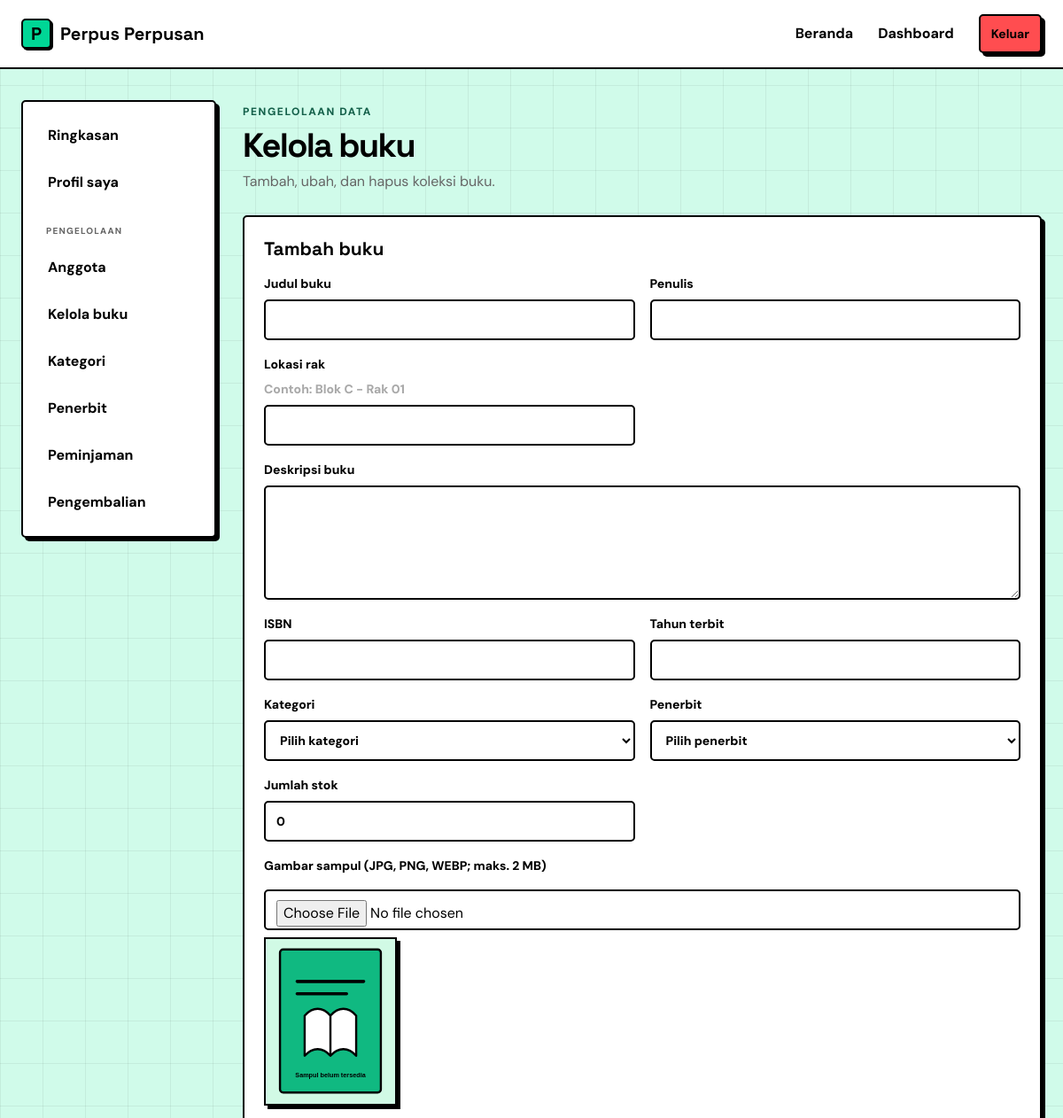
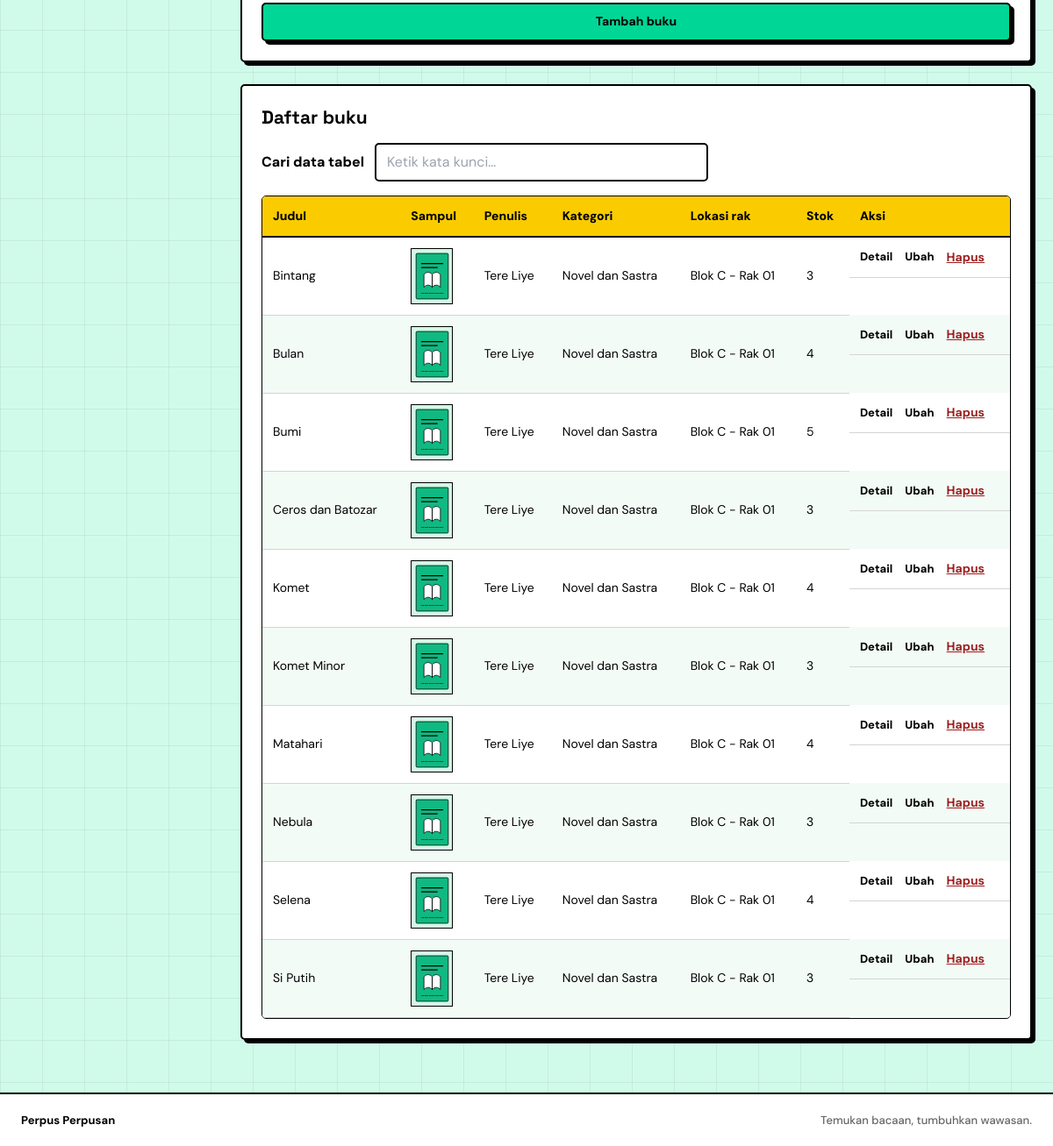
Page /frontend/buku.php (signed in) on the committed database (2 pictures, top to bottom).
### tables this page shows
CREATE TABLE buku (
    id_buku INT UNSIGNED AUTO_INCREMENT PRIMARY KEY,
    judul VARCHAR(150) NOT NULL,
    penulis VARCHAR(100) NOT NULL,
    deskripsi TEXT NULL,
    gambar VARCHAR(255) NULL,
    rak VARCHAR(50) NULL,
    isbn VARCHAR(20) NOT NULL UNIQUE,
    tahun_terbit YEAR NOT NULL,
    id_kategori INT UNSIGNED NOT NULL,
    id_penerbit INT UNSIGNED NOT NULL,
    stok INT UNSIGNED DEFAULT 0,

    FOREIGN KEY (id_kategori) REFERENCES kategori(id_kategori),
    FOREIGN KEY (id_penerbit) REFERENCES penerbit(id_penerbit)
);

CREATE TABLE kategori (
    id_kategori INT UNSIGNED AUTO_INCREMENT PRIMARY KEY,
    nama_kategori VARCHAR(80) NOT NULL UNIQUE,
    deskripsi TEXT NULL
);

### frontend/bootstrap.php (called while the page is built, shortened)
<?php
require_once __DIR__ . '/../backend/controllers/AuthController.php';
require_once __DIR__ . '/../backend/controllers/BukuController.php';
function e(mixed $value): string
{
    return htmlspecialchars((string) $value, ENT_QUOTES, 'UTF-8');
}
function book_image_url(?string $path): string
{
    if (!$path || !preg_match('#^uploads/buku/[a-f0-9]{32}\.(jpg|png|webp)$#', $path)) {
        return 'assets/img/book-placeholder.svg';
    }
    return '../' . ltrim($path, '/');
}

### backend/controllers/BukuController.php (called while the page is built, shortened)
<?php
require_once __DIR__ . '/../models/Buku.php';
class BukuController
{
    private Buku $model;
    public function __construct(PDO $db)
    {
        $this->model = new Buku($db);
    }
    public function index(string $search = ''): array
    {
        return $this->model->getAll(trim($search));
    }
}

### backend/models/Buku.php (called while the page is built, shortened)
<?php
class Buku
{
    public function getAll(string $search = ''): array
    {
        $sql = 'SELECT b.*, k.nama_kategori, p.nama_penerbit
                FROM buku b
                JOIN kategori k ON k.id_kategori = b.id_kategori
                JOIN penerbit p ON p.id_penerbit = b.id_penerbit';
        $parameters = [];
        $sql .= ' ORDER BY b.judul';
        $query = $this->db->prepare($sql);
        $query->execute($parameters);
        return $query->fetchAll();
    }
}

### frontend/buku.php (the view, shortened to what this page needs)
<?php
require_once __DIR__ . '/bootstrap.php';
$buku = new BukuController($db);
$bukuDiedit = isset($_GET['edit'])
    ? $buku->show((int) $_GET['edit'])
    : false;
$daftarBuku = $buku->index();
require __DIR__ . '/components/header.php';
require __DIR__ . '/components/navbar.php';
?>
<main class="app-layout wrap">
    <?php require __DIR__ . '/components/sidebar.php'; ?>
    <section class="page-content">
        <div class="page-heading">
            <div>
                <span class="eyebrow">PENGELOLAAN DATA</span>
                <h1>Kelola buku</h1>
                <p class="muted">Tambah, ubah, dan hapus koleksi buku.</p>
            </div>
        </div>
        <section class="panel">
            <h2><?= $bukuDiedit ? 'Ubah buku' : 'Tambah buku' ?></h2>
            <form method="post" enctype="multipart/form-data" class="form-stack form-grid compact-form" >
                <label>Judul buku
                    <input name="judul" maxlength="150" required value="<?= e($bukuDiedit['judul'] ?? '') ?>">
                </label>
                <label>Penulis
                    <input name="penulis" maxlength="100" required value="<?= e($bukuDiedit['penulis'] ?? '') ?>">
                </label>
                <label>Lokasi rak
                    <p style="color: darkgrey;">Contoh: Blok C - Rak 01</p>
                    <input
                        name="rak"
                        maxlength="50"
                        required
                        value="<?= e($bukuDiedit['rak'] ?? '') ?>"
                    >
                </label>
                <label class="span-two">Deskripsi buku
                    <textarea name="deskripsi" rows="5" maxlength="10000"><?= e($bukuDiedit['deskripsi'] ?? '') ?></textarea>
                </label>
                <label>ISBN
                    <input name="isbn" maxlength="20" required value="<?= e($bukuDiedit['isbn'] ?? '') ?>">
                </label>
                <label>Tahun terbit
                    <input type="number" name="tahun_terbit" min="1901" max="2155" required value="<?= e($bukuDiedit['tahun_terbit'] ?? '') ?>">
                </label>
                <label>Kategori
                    <select name="id_kategori" required>
                        <option value="">Pilih kategori</option>
                    </select>
                </label>
                <label>Penerbit
                    <select name="id_penerbit" required>
                        <option value="">Pilih penerbit</option>
                    </select>
                </label>
                <label>Jumlah stok
                    <input type="number" name="stok" min="0" required value="<?= e($bukuDiedit['stok'] ?? 0) ?>">
                </label>
                <div class="span-two image-upload-field">
                    <label for="gambar">Gambar sampul (JPG, PNG, WEBP; maks. 2 MB)</label>
                    <input
                        id="gambar"
                        type="file"
                        name="gambar"
                        accept=".jpg,.jpeg,.png,.webp,image/jpeg,image/png,image/webp"
                        data-image-preview="preview-sampul"
                    >
                    <img
                        id="preview-sampul"
                        class="book-edit-preview"
                        src="<?= e(book_image_url($bukuDiedit['gambar'] ?? null)) ?>"
                        alt="Preview sampul buku"
                        data-image-fallback="assets/img/book-placeholder.svg"
                    >
                </div>
                <button class="button button-small span-two" type="submit">
                    <?= $bukuDiedit ? 'Simpan perubahan' : 'Tambah buku' ?>
                </button>
            </form>
        </section>
        <section class="panel table-panel">
            <h2>Daftar buku</h2>
            <div class="table-scroll">
                <table>
                    <thead>
                        <tr>
                            <th>Judul</th>
                            <th>Sampul</th>
                            <th>Penulis</th>
                            <th>Kategori</th>
                            <th>Lokasi rak</th>
                            <th>Stok</th>
                            <th>Aksi</th>
                        </tr>
                    </thead>
                    <tbody>
                        <?php foreach ($daftarBuku as $item): ?>
                            <tr>
                                <td><?= e($item['judul']) ?></td>
                                <td>
                                    <img
                                        class="book-table-thumbnail"
                                        src="<?= e(book_image_url($item['gambar'] ?? null)) ?>"
                                        alt="Sampul <?= e($item['judul']) ?>"
                                        data-image-fallback="assets/img/book-placeholder.svg"
                                    >
                                </td>
                                <td><?= e($item['penulis']) ?></td>
                                <td><?= e($item['nama_kategori']) ?></td>
                                <td><?= e($item['rak']) ?></td>
                                <td><?= e($item['stok']) ?></td>
                                <td class="actions">
                                    <a class="text-link" href="detail_buku.php?id=<?= e($item['id_buku']) ?>">Detail</a>
                                    <a class="text-link" href="?edit=<?= e($item['id_buku']) ?>">Ubah</a>
                                    <form method="post" class="data-confirm" data-confirm="Hapus buku ini?" data-confirm-title="Hapus buku?" data-confirm-action="Hapus" data-confirm-variant="danger">
                                        <button class="link-button" type="submit">Hapus</button>
                                    </form>
                                </td>
                            </tr>
                        <?php endforeach; ?>
                    </tbody>
                </table>
            </div>
        </section>
    </section>
</main>
<?php require __DIR__ . '/components/footer.php'; ?>

### frontend/assets/css/style.css (style rules this page uses)
:root { --background: hsl(156, 84%, 90%); --secondary-background: #FFFFFF; --foreground: #000000; --main-foreground: #000000; --main: hsl(162, 100%, 42%); --border: #000000; --ring: #000000; --overlay: rgba(0, 0, 0, 0.8); --chart-1: #00D696; --chart-2: #7A83FF; --chart-3: #FACC00; --chart-4: #FF4D50; --chart-5: #0099FF; --paper: var(--background); --ink: var(--foreground); --yellow: var(--main); --blue: var(--chart-5); --red: var(--chart-4); --green: var(--chart-1); --line: 2px solid var(--border); --hard-shadow: 4px 4px 0px var(--border); --radius: 5px; }
* { box-sizing: border-box }
html { min-width: 320px }
body { margin: 0; min-height: 100vh; display: flex; flex-direction: column; background-color: var(--background); background-image: linear-gradient(rgba(0, 0, 0, 0.06) 1px, transparent 1px), linear-gradient(90deg, rgba(0, 0, 0, 0.06) 1px, transparent 1px); background-size: 48px 48px; background-attachment: fixed; color: var(--foreground); font-family: 'DM Sans', Arial, sans-serif; font-size: 16px; line-height: 1.5; }
body > main { flex: 1 0 auto; }
a { color: inherit; text-decoration: none }
button, input { font: inherit }
.wrap { width: min(1160px, calc(100% - 48px)); margin-inline: auto }
.button { display: inline-flex; align-items: center; justify-content: center; padding: 10px 18px; background: var(--main); color: var(--main-foreground); border: var(--line); border-radius: var(--radius); box-shadow: var(--hard-shadow); font-weight: 700; cursor: pointer; transition: all 0.15s ease; }
.button-small { min-height: 38px; padding: 7px 12px; font-size: 14px }
.eyebrow { display: inline-block; font-size: 12px; font-weight: 800; letter-spacing: .13em }
.hero-copy h1, .page-heading h1, .auth-card h1 { font: 700 clamp(38px, 5vw, 64px)/1.04 'Space Grotesk', sans-serif; letter-spacing: -.045em; margin: 16px 0 }
.muted, .auth-card .muted { color: #666; margin: 0 0 23px }
.form-stack { display: grid; gap: 17px }
.form-stack label { display: grid; gap: 7px; font-size: 14px; font-weight: 800 }
.form-stack input { width: 100%; height: 46px; padding: 10px 12px; border: 2px solid var(--ink); background: var(--paper); outline: none }
.form-grid { grid-template-columns: 1fr 1fr }
.span-two { grid-column: 1/-1 }
.app-layout { display: grid; grid-template-columns: 220px 1fr; gap: 30px; padding-top: 35px; padding-bottom: 60px; min-height: calc(100vh - 150px) }
.page-content { min-width: 0 }
.page-heading { display: flex; justify-content: space-between; align-items: center; gap: 20px; margin-bottom: 26px }
.page-heading h1 { font-size: 38px; margin: 8px 0 }
.page-heading .muted { margin: 0 }
.panel { margin-top: 25px; padding: 22px; border: 2px solid var(--ink); background: #fff; box-shadow: 4px 4px 0 var(--ink) }
.panel h2, .panel-heading h2 { font: 700 21px 'Space Grotesk', sans-serif; margin: 0 }
.table-scroll { overflow-x: auto }
table { width: 100%; border-collapse: collapse; text-align: left; font-size: 14px }
th, td { padding: 12px 11px; border-bottom: 1px solid #d4d4d4; white-space: nowrap }
th { background: var(--yellow); font-weight: 800 }
.catalog-search label, .image-upload-field > label { display: block; margin-bottom: 8px; font-weight: 800; }
.catalog-search input, .compact-form textarea, .image-upload-field input[type="file"] { width: 100%; padding: 10px 12px; border: 2px solid var(--border); border-radius: var(--radius); background: var(--secondary-background); }
.image-upload-field { display: grid; gap: 8px; }
.book-edit-preview { width: 150px; height: 190px; object-fit: cover; border: 2px solid var(--border); box-shadow: var(--hard-shadow); background: var(--background); }
.book-table-thumbnail { width: 48px; height: 64px; object-fit: cover; border: 1px solid var(--border); }
.text-link { font-size: 13px; font-weight: 800 }
.compact-form { margin-top: 16px }
.compact-form select { width: 100%; height: 46px; padding: 10px 12px; border: 2px solid var(--ink); background: var(--paper) }
.actions { display: flex; align-items: center; gap: 14px }
.link-button { padding: 0; border: 0; background: none; color: #9d2020; font-family: inherit; font-size: 14px; font-weight: 700; text-decoration: underline; cursor: pointer }

### rows in the picture
buku: judul "Bintang", penulis "Tere Liye", id_kategori.nama_kategori "Novel dan Sastra", rak "Blok C - Rak 01", stok "3"
buku: judul "Bulan", penulis "Tere Liye", id_kategori.nama_kategori "Novel dan Sastra", rak "Blok C - Rak 01", stok "4"
buku: judul "Bumi", penulis "Tere Liye", id_kategori.nama_kategori "Novel dan Sastra", rak "Blok C - Rak 01", stok "5"
buku: judul "Ceros dan Batozar", penulis "Tere Liye", id_kategori.nama_kategori "Novel dan Sastra", rak "Blok C - Rak 01", stok "3"
buku: judul "Komet", penulis "Tere Liye", id_kategori.nama_kategori "Novel dan Sastra", rak "Blok C - Rak 01", stok "4"
buku: judul "Komet Minor", penulis "Tere Liye", id_kategori.nama_kategori "Novel dan Sastra", rak "Blok C - Rak 01", stok "3"
buku: judul "Matahari", penulis "Tere Liye", id_kategori.nama_kategori "Novel dan Sastra", rak "Blok C - Rak 01", stok "4"
buku: judul "Nebula", penulis "Tere Liye", id_kategori.nama_kategori "Novel dan Sastra", rak "Blok C - Rak 01", stok "3"
buku: judul "Selena", penulis "Tere Liye", id_kategori.nama_kategori "Novel dan Sastra", rak "Blok C - Rak 01", stok "4"
buku: judul "Si Putih", penulis "Tere Liye", id_kategori.nama_kategori "Novel dan Sastra", rak "Blok C - Rak 01", stok "3"
